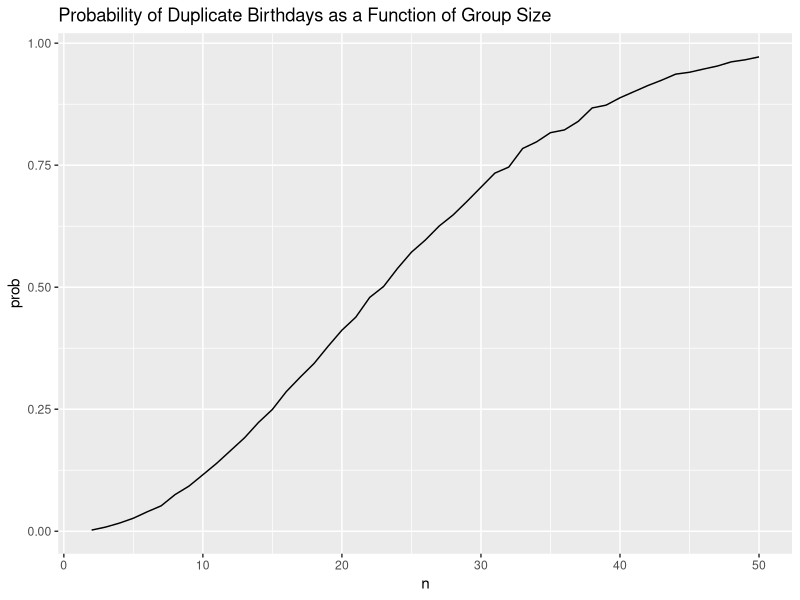

Generate this figure with R:
## ---- chunk 1
knitr::opts_chunk$set(echo = TRUE)
library(tidyverse)

set.seed(1)
## ---- chunk 2
bday_sim = function(n) {
  
  bdays = sample(1:365, size = n, replace = TRUE)
  
  duplicate = length(unique(bdays)) < n
  
  return(duplicate)
}
## ---- chunk 3
sim_res = 
  expand_grid(
    n = 2:50,
    iter = 1:10000
  ) |> 
  mutate(res = map_lgl(n, bday_sim)) |> 
  group_by(n) |> 
  summarize(prob = mean(res))

sim_res |> 
  ggplot(aes(x = n, y = prob )) + 
  geom_line() +
  labs(
    title = "Probability of Duplicate Birthdays as a Function of Group Size"
  )
